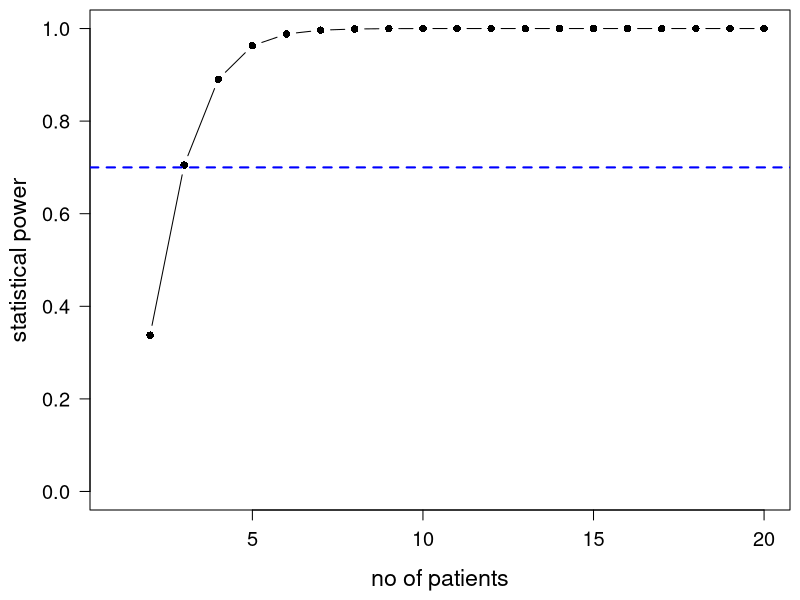

This figure's R source:
## ---- chunk 1
install.packages("pwr")
library("pwr")
## ---- chunk 2
mean1<-540
mean2<-50
ssd<-180
d<-(mean1-mean2)/ssd
## ---- chunk 3
pwr.t.test(n= , d=d, sig.level = 0.05, power = 0.8, type = "two.sample")
## ---- chunk 4
sdd2<-5
z<-sqrt((180^2+5^2)/2)
d2<-(mean1-mean2)/z
## ---- chunk 5
pwr.t.test(n=, d=d2, sig.level = 0.05, power = 0.8, type="two.sample")
## ---- chunk 6
pwr.t.test(n=10, d=2.72, sig.level = 0.05, power = , type = "two.sample")
## ---- chunk 7
pwr.t.test(n=10, d=2.72, sig.level = 0.001, power= , type = "two.sample")
## ---- chunk 8
pwr.t.test(n=50, d=2.72, sig.level = 0.05, power= , type = "two.sample")
## ---- chunk 9
pwr.t.test(n=60, d=2.72, sig.level = 0.05, power= , type = "two.sample")
## ---- chunk 10
no_of_patients<-seq(1,20,by=1)
power_test=pwr.t.test(n = no_of_patients , d = 2.72, sig.level = 0.05, power = , type = "two.sample")
## ---- chunk 11
par(mfrow=c(1,1),oma=c(0,0,0,0),mar=c(4.5,4.5,0.5,0.5))
plot(no_of_patients,power_test$power,type='b',pch=16,las=1,
     ylab='statistical power',xlab='no of patients',
     cex.lab=1.4, cex.axis=1.2, ylim = c(0,1))
abline(h = 0.7, lty=2, lwd=2,col='blue')
